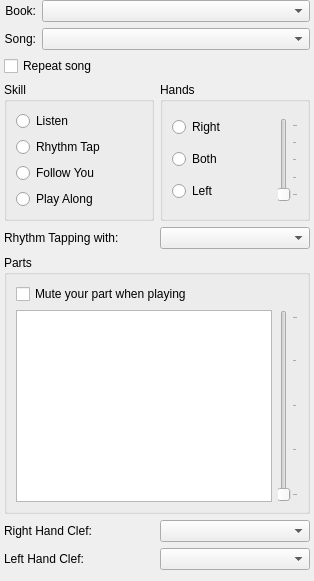
<?xml version="1.0" encoding="UTF-8"?>
<ui version="4.0">
 <class>GuiSidePanel</class>
 <widget class="QWidget" name="GuiSidePanel">
  <layout class="QVBoxLayout" name="_2">
   <property name="leftMargin">
    <number>4</number>
   </property>
   <property name="topMargin">
    <number>0</number>
   </property>
   <property name="rightMargin">
    <number>4</number>
   </property>
   <property name="bottomMargin">
    <number>0</number>
   </property>
   <item>
    <layout class="QGridLayout">
     <item row="0" column="0">
      <widget class="QLabel" name="label">
       <property name="text">
        <string>Book:</string>
       </property>
       <property name="alignment">
        <set>Qt::AlignRight|Qt::AlignTrailing|Qt::AlignVCenter</set>
       </property>
      </widget>
     </item>
     <item row="0" column="1">
      <widget class="QComboBox" name="bookCombo">
       <property name="sizePolicy">
        <sizepolicy hsizetype="Expanding" vsizetype="Fixed">
         <horstretch>0</horstretch>
         <verstretch>0</verstretch>
        </sizepolicy>
       </property>
       <property name="minimumSize">
        <size>
         <width>0</width>
         <height>0</height>
        </size>
       </property>
      </widget>
     </item>
     <item row="1" column="0">
      <widget class="QLabel" name="label_2">
       <property name="text">
        <string>Song:</string>
       </property>
       <property name="alignment">
        <set>Qt::AlignRight|Qt::AlignTrailing|Qt::AlignVCenter</set>
       </property>
      </widget>
     </item>
     <item row="1" column="1">
      <widget class="QComboBox" name="songCombo">
       <property name="sizePolicy">
        <sizepolicy hsizetype="Expanding" vsizetype="Fixed">
         <horstretch>0</horstretch>
         <verstretch>0</verstretch>
        </sizepolicy>
       </property>
      </widget>
     </item>
    </layout>
   </item>
   <item>
    <widget class="QCheckBox" name="repeatSong">
     <property name="text">
      <string>Repeat song</string>
     </property>
    </widget>
   </item>
   <item>
    <layout class="QHBoxLayout">
     <item>
      <widget class="QGroupBox" name="groupBox_2">
       <property name="sizePolicy">
        <sizepolicy hsizetype="Minimum" vsizetype="Minimum">
         <horstretch>0</horstretch>
         <verstretch>0</verstretch>
        </sizepolicy>
       </property>
       <property name="minimumSize">
        <size>
         <width>0</width>
         <height>0</height>
        </size>
       </property>
       <property name="maximumSize">
        <size>
         <width>16777215</width>
         <height>16777215</height>
        </size>
       </property>
       <property name="title">
        <string>Skill</string>
       </property>
       <layout class="QVBoxLayout">
        <item>
         <widget class="QRadioButton" name="listenRadio">
          <property name="text">
           <string>Listen</string>
          </property>
         </widget>
        </item>
        <item>
         <widget class="QRadioButton" name="rhythmTapRadio">
          <property name="text">
           <string>Rhythm Tap</string>
          </property>
         </widget>
        </item>
        <item>
         <widget class="QRadioButton" name="followYouRadio">
          <property name="text">
           <string>Follow You</string>
          </property>
         </widget>
        </item>
        <item>
         <widget class="QRadioButton" name="playAlongRadio">
          <property name="text">
           <string>Play Along</string>
          </property>
         </widget>
        </item>
       </layout>
      </widget>
     </item>
     <item>
      <widget class="QGroupBox" name="groupBox">
       <property name="sizePolicy">
        <sizepolicy hsizetype="Minimum" vsizetype="Minimum">
         <horstretch>0</horstretch>
         <verstretch>0</verstretch>
        </sizepolicy>
       </property>
       <property name="title">
        <string>Hands</string>
       </property>
       <layout class="QHBoxLayout">
        <item>
         <layout class="QVBoxLayout">
          <item>
           <widget class="QRadioButton" name="rightHandRadio">
            <property name="text">
             <string>Right</string>
            </property>
           </widget>
          </item>
          <item>
           <widget class="QRadioButton" name="bothHandsRadio">
            <property name="text">
             <string>Both</string>
            </property>
           </widget>
          </item>
          <item>
           <widget class="QRadioButton" name="leftHandRadio">
            <property name="text">
             <string>Left</string>
            </property>
           </widget>
          </item>
         </layout>
        </item>
        <item>
         <widget class="QSlider" name="pianoSlider">
          <property name="sizePolicy">
           <sizepolicy hsizetype="Fixed" vsizetype="Fixed">
            <horstretch>0</horstretch>
            <verstretch>0</verstretch>
           </sizepolicy>
          </property>
          <property name="toolTip">
           <string>Adjust the volume of your piano</string>
          </property>
          <property name="orientation">
           <enum>Qt::Vertical</enum>
          </property>
          <property name="tickPosition">
           <enum>QSlider::TicksBelow</enum>
          </property>
          <property name="tickInterval">
           <number>25</number>
          </property>
         </widget>
        </item>
       </layout>
      </widget>
     </item>
    </layout>
   </item>
   <item>
    <layout class="QHBoxLayout">
     <item>
      <widget class="QLabel" name="label2">
       <property name="text">
        <string>Rhythm Tapping with:</string>
       </property>
      </widget>
     </item>
     <item>
      <widget class="QComboBox" name="rhythmTappingCombo"/>
     </item>
    </layout>
   </item>
   <item>
    <widget class="QGroupBox" name="groupBox_3">
     <property name="title">
      <string>Parts</string>
     </property>
     <layout class="QVBoxLayout">
      <item>
       <widget class="QCheckBox" name="muteYourPartCheck">
        <property name="toolTip">
         <string>Mute the currently selected part</string>
        </property>
        <property name="text">
         <string>Mute your part when playing</string>
        </property>
       </widget>
      </item>
      <item>
       <layout class="QHBoxLayout">
        <item>
         <widget class="QListWidget" name="trackListWidget">
          <property name="sizePolicy">
           <sizepolicy hsizetype="Expanding" vsizetype="Expanding">
            <horstretch>0</horstretch>
            <verstretch>0</verstretch>
           </sizepolicy>
          </property>
          <property name="minimumSize">
           <size>
            <width>180</width>
            <height>0</height>
           </size>
          </property>
          <property name="maximumSize">
           <size>
            <width>300</width>
            <height>500</height>
           </size>
          </property>
         </widget>
        </item>
        <item>
         <widget class="QSlider" name="boostSlider">
          <property name="toolTip">
           <string>Adjust the volume of the selected part</string>
          </property>
          <property name="orientation">
           <enum>Qt::Vertical</enum>
          </property>
          <property name="tickPosition">
           <enum>QSlider::TicksBelow</enum>
          </property>
          <property name="tickInterval">
           <number>25</number>
          </property>
         </widget>
        </item>
       </layout>
      </item>
     </layout>
    </widget>
   </item>
   <item>
    <layout class="QHBoxLayout">
     <item>
      <widget class="QLabel" name="label3">
       <property name="text">
        <string>Right Hand Clef:</string>
       </property>
      </widget>
     </item>
     <item>
      <widget class="QComboBox" name="clefRightCombo"/>
     </item>
    </layout>
   </item>
   <item>
    <layout class="QHBoxLayout">
     <item>
      <widget class="QLabel" name="label4">
       <property name="text">
        <string>Left Hand Clef:</string>
       </property>
      </widget>
     </item>
     <item>
      <widget class="QComboBox" name="clefLeftCombo"/>
     </item>
    </layout>
   </item>
   <item>
    <spacer>
     <property name="orientation">
      <enum>Qt::Vertical</enum>
     </property>
     <property name="sizeHint" stdset="0">
      <size>
       <width>100</width>
       <height>11</height>
      </size>
     </property>
    </spacer>
   </item>
  </layout>
 </widget>
 <resources/>
 <connections/>
</ui>
